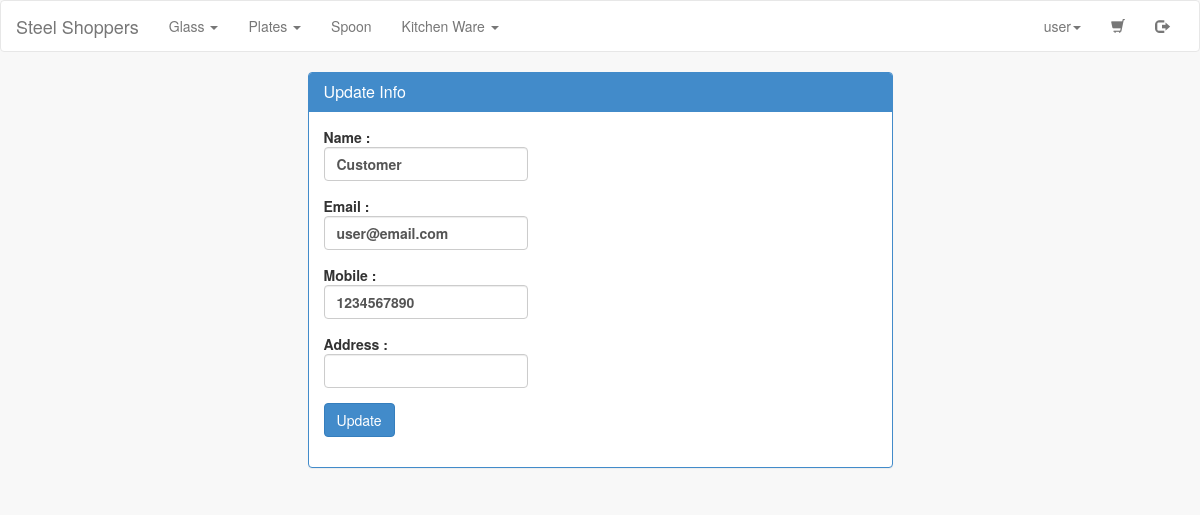
The app's page /update.php (signed in) with its own data.
### tables this page shows
CREATE TABLE IF NOT EXISTS `ss_category` (
  `id` int(10) NOT NULL AUTO_INCREMENT,
  `category` varchar(200) NOT NULL,
  `description` varchar(500) NOT NULL,
  PRIMARY KEY (`id`)
);

CREATE TABLE IF NOT EXISTS `ss_user` (
  `id` int(11) NOT NULL AUTO_INCREMENT,
  `username` varchar(20) NOT NULL,
  `password` varchar(64) NOT NULL,
  `salt` varchar(32) NOT NULL,
  `name` varchar(50) NOT NULL,
  `joined` datetime NOT NULL,
  `group` varchar(2) NOT NULL,
  `email` varchar(100) NOT NULL,
  `mobile` varchar(15) NOT NULL,
  `address` varchar(1000) NOT NULL,
  PRIMARY KEY (`id`)
);

### classes/DB.php (called while the page is built, shortened)
<?php
class DB {
    private static $_instance = null;
    private $_pdo,
            $_query,
            $_error = false,
            $_results,
            $_count = 0;
    private function __construct() {
        try {
            $this->_pdo = new PDO('mysql:host=' . Config::get('mysql/host') . ';dbname=' . Config::get('mysql/db'), Config::get('mysql/username'), Config::get('mysql/password'));
        } catch(PDOException $e) {
            die($e->getMessage());
        }
    }
    public static function getInstance() {
        if(!isset(self::$_instance)) {
            self::$_instance = new DB();
        }
        return self::$_instance;
    }
    public function query($sql, $params = array()) {
        $this->_error = false;
        if($this->_query = $this->_pdo->prepare($sql)) {
            $x = 1;
            if(count($params)) {
                foreach($params as $param) {
                    $this->_query->bindValue($x, $param);
                    $x++;
                }
            }
            if($this->_query->execute()) {
                $this->_results = $this->_query->fetchAll(PDO::FETCH_OBJ);
                $this->_count = $this->_query->rowCount();
            } else {
                $this->_error = true;
            }
        }
        return $this;
    }
    public function action($action, $table, $where = array(), $limit = 30) {
        if(count($where) === 3) {
            $operators = array('=', '>', '<', '>=', '<=');
            $field = $where[0];
            $operator = $where[1];
            $value = $where[2];
            if(in_array($operator, $operators)) {
                $sql = "{$action} FROM {$table} WHERE {$field} {$operator} ? LIMIT {$limit}";
                if(!$this->query($sql, array($value))->error()) {
                    return $this;
                }
            }
        }
        return false;
    }
    public function get($table, $where) {
        return $this->action('SELECT *', $table, $where);
    }
    public function results() {
        return $this->_results;
    }
    public function first() {
        return $this->results()[0];
    }
    public function error() {
        return $this->_error;
    }
    public function count() {
        return $this->_count;
    }
}

### classes/Category.php (called while the page is built, shortened)
<?php
class Category {
    private $_db,
            $_subCategory,
            $_category;
    public function __construct() {
        $this->_db = DB::getInstance();
        $this->_category = $this->_db->action("SELECT *", "ss_category", array('1', '=', '1'));
    }
    public function exist() {
        return (!empty($this->_category)) ? true : false;
    }
    public function get() {
        return $this->_category;
    }
    public function rows() {
        return $this->_category->count();
    }
}

### classes/Config.php (called while the page is built)
<?php
class Config {
    public static function get($path = null) {
        if($path) {
            $config = $GLOBALS['config'];
            $path = explode('/', $path);
            foreach($path as $bit) {
                if(isset($config[$bit])) {
                    $config = $config[$bit];
                }
            }
            return $config;
        }
        return false;
    }
}

### classes/User.php (called while the page is built, shortened)
<?php
class User {
    private $_db,
            $_data,
            $_sessionName,
            $_cookieName,
            $_isLoggedIn;
    public function __construct($user = null) {
        $this->_db = DB::getInstance();
        $this->_sessionName = Config::get('session/session_name');
        if(!$user) {
            if(Session::exists($this->_sessionName)) {
                $user = Session::get($this->_sessionName);
                if($this->find($user)) {
                    $this->_isLoggedIn = true;
                } else {
                }
            }
        } else {
            $this->find($user);
        }
    }
    public function find($user = null) {
        if($user) {
            $field = (is_numeric($user)) ? 'id' : 'username';
            $data = $this->_db->get('ss_user', array($field, '=', $user));
            if($data->count()) {
                $this->_data = $data->first();
                return true;
            }
        }
        return false;
    }
    public function data() {
        return $this->_data;
    }
    public function isLoggedIn() {
        return $this->_isLoggedIn;
    }
}

### classes/Session.php (called while the page is built, shortened)
<?php
class Session {
    public static function exists($name) {
        return (isset($_SESSION[$name])) ? true : false ;
    }
    public static function get($name) {
        return $_SESSION[$name];
    }
}

### functions/sanitize.php (called while the page is built)
<?php
function escape($string) {
    return htmlentities($string, ENT_QUOTES, 'UTF-8');
}

### update.php (the view, shortened to what this page needs)
<?php
require_once 'header.php';
?>
<div class="row">
    <div class="col-md-3"></div>
    <div class="col-md-6">
        <div class="panel panel-primary">
            <div class="panel-heading">
                <h3 class="panel-title">Update Info</h3>
            </div>
            <div class="panel-body">
                <form action="" method="post" class="form-group">
                    <label class="form-group">Name :<input type="text" name="name" value="<?php echo escape($user->data()->name); ?>" class="form-control"></label><br>
                    <label class="form-group">Email :<input type="text" name="email" value="<?php echo escape($user->data()->email); ?>" class="form-control"></label><br>
                    <label class="form-group">Mobile :<input type="text" name="mobile" value="<?php echo escape($user->data()->mobile); ?>" class="form-control"></label><br>
                    <label class="form-group">Address :<input type="text" name="address" value="<?php echo escape($user->data()->address); ?>" class="form-control"></label><br>
                    <button type="submit" class="btn btn-primary">Update</button>
                </form>
            </div>
        </div>
    </div>
    <div class="col-md-3"></div>
</div>

### header.php (shortened to what this page needs)
<?php
$user = new User();
?>
<!DOCTYPE html>
<html>
<head>
    <link rel="stylesheet" href="css/bootstrap.min.css">
    <link rel="stylesheet" href="css/style.css">
    <link rel="stylesheet" type="text/css" href="engine1/style.css" />
</head>
<body>
<nav class="navbar navbar-default" role="navigation">
    <div class="container-fluid">
        <div class="navbar-header">
            <a class="navbar-brand" href="index.php">Steel Shoppers</a>
        </div>
        <div class="collapse navbar-collapse" id="bs-example-navbar-collapse-1">
            <ul class="nav navbar-nav">
                <?php
                $category = new Category();
                if($category->exist()){
                    $data = $category->get()->results();
                    $count = $category->rows();
                    for($x = 0; $x<$count; $x++) {
                        $id = $data[$x]->id;
                        $subCategory = $category->subCategory($id)->results();
                        if(empty($subCategory)) {
                    ?>
                    <li>
                        <a href="category.php?category=<?php echo $data[$x]->category; ?>"><?php echo $data[$x]->category; ?></a>
                    </li>
                    <?php
                        } else {
                            ?>
                            <li class="dropdown">
                                <a href="category.php?category=<?php echo $data[$x]->category; ?>"  class="dropdown-toggle" data-toggle="dropdown"><?php echo $data[$x]->category; ?> <span class="caret"></span></a>
                            </li>
                            <?php
                        }
                    }
                }
                ?>
            </ul>
            <ul class="nav navbar-nav navbar-right">
                <?php
                if($user->isLoggedIn()) {
                ?>
                <li class="dropdown">
                    <a href="#" class="dropdown-toggle" data-toggle="dropdown"><?php echo $user->data()->username; ?><span class="caret"></span></a>
                </li>
                <?php
                }
                ?>
                <li><a href="cart.php"><span class="glyphicon glyphicon-shopping-cart"><span class="badge" id="cart"></span></span></a></li>
                <li>
                    <?php
                    if($user->isLoggedIn()) {
                        echo '<a href="logout.php"><span class="glyphicon glyphicon-log-out"></span></a>';
                    } else {
                        echo '<a href="login.php"><span class="glyphicon glyphicon-log-in"></span></a>';
                    }
                    ?>
                </li>
            </ul>
        </div>
    </div>
</nav>

### css/style.css (style rules this page uses)
body { background-color: #f8f8f8; }
nav { background-color: #fff !important; }
.row { margin-bottom: 20px !important; }

### records on screen
ss_category: category "Glass"
ss_category: category "Plates"
ss_category: category "Spoon"
ss_category: category "Kitchen Ware"
ss_user: username "user", name "Customer", email "user@email.com", mobile "1234567890"
